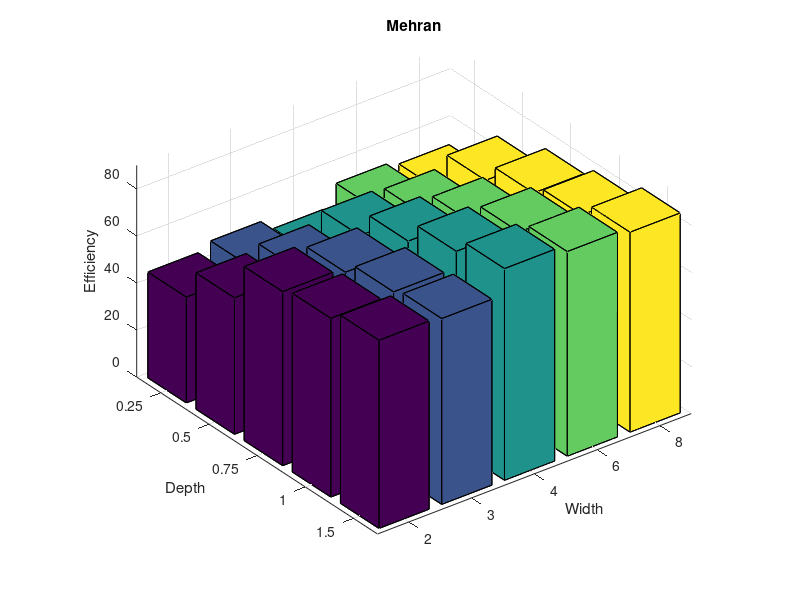

The MATLAB source for this figure:
clc
clear all
close all
%% 
% Single=  [10 30 75 45 96 34 20 35 67 65];
% Doubel=  [56 58 59 42 35 12 69 87 45 25];
% triangle=[29 37 85 94 68 35 65 45 15 94];
% Z=[Single;Doubel;triangle]';
% figure
% bar3(Z)
% title('Detached Style')
% set(gca,'XTickLabel',{'single wall','Doubel Wall','triangle Wall'},'XTickLabelRotation',320)
%%
C1=[45 58 74 76 80];
C2=[48 60 72 77 79];
C3=[43 64 75 84 90];
C4=[52 63 73 82 87];
C5=[50 67 75 79 85];
Z=[C1;C2;C3;C4;C5]';
figure
bar3(Z)
title('Mehran')
set(gca,'XTickLabel',[2 3 4 6 8],'XTickLabelRotation',320)
set(gca,'YTickLabel',[0.25 0.5 0.75 1 1.5],'XTickLabelRotation',0)
xlabel('Width')
ylabel('Depth')
zlabel('Efficiency')





















